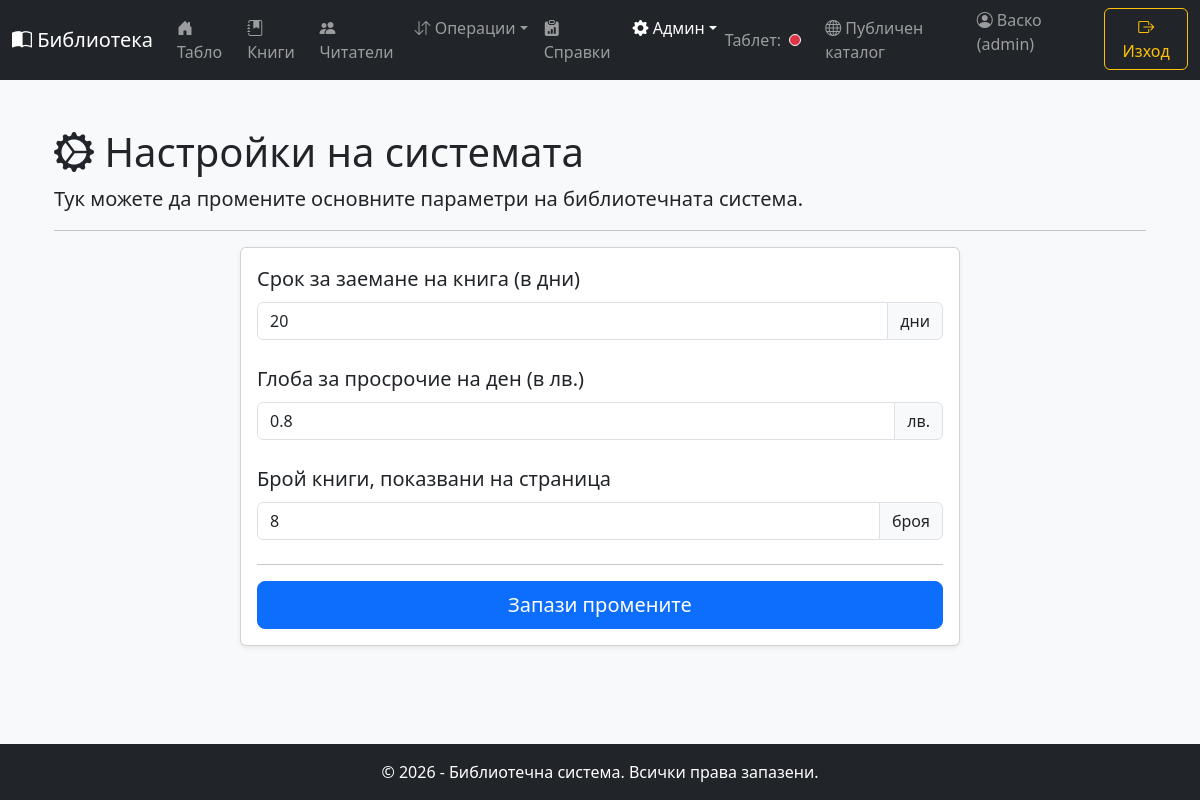
The page /settings (signed in) on the database its author committed.
### tables this page shows
CREATE TABLE settings (
                    key TEXT PRIMARY KEY,
                    value TEXT NOT NULL,
                    description TEXT
                );

### application/routes_settings.py (the view, shortened to what this page needs)
@settings_bp.route('/settings', methods=['GET', 'POST'])
@admin_required
def settings_page():
    conn = get_db()
    settings_data = conn.execute("SELECT key, value, description FROM settings").fetchall()
    settings = {row['key']: row for row in settings_data}
    return render_template('settings.html', settings=settings)

### application/utils.py (called while the page is built)
def admin_required(f):
    @wraps(f)
    def decorated_function(*args, **kwargs):
        if 'user_id' not in session:
            return redirect(url_for('auth.login_page'))
        if session.get('role') != 'admin':
            flash('Нямате необходимите права за достъп до тази страница.', 'danger')
            return redirect(url_for('main.index'))
        return f(*args, **kwargs)
    return decorated_function

### application/templates/settings.html (shortened to what this page needs)
{% extends "base.html" %}
{% block content %}
<div class="container mt-4">
    <h1><i class="bi bi-gear-wide-connected"></i> Настройки на системата</h1>
    <p class="lead">Тук можете да промените основните параметри на библиотечната система.</p>
    <hr>
    <div class="row">
        <div class="col-lg-8 offset-lg-2">
            <div class="card shadow-sm">
                <div class="card-body">
                    <form action="{{ url_for('settings.settings_page') }}" method="post">
                        <div class="mb-4">
                            <label for="borrow_period" class="form-label fs-5">{{ settings.borrow_period.description }}</label>
                            <div class="input-group">
                                <input type="number" class="form-control" id="borrow_period" name="borrow_period" value="{{ settings.borrow_period.value }}" min="1">
                                <span class="input-group-text">дни</span>
                            </div>
                        </div>
                        <div class="mb-4">
                            <label for="fine_per_day" class="form-label fs-5">{{ settings.fine_per_day.description }}</label>
                            <div class="input-group">
                                <input type="number" class="form-control" id="fine_per_day" name="fine_per_day" value="{{ settings.fine_per_day.value }}" min="0" step="0.01">
                                <span class="input-group-text">лв.</span>
                            </div>
                        </div>
                        <div class="mb-4">
                            <label for="books_per_page" class="form-label fs-5">{{ settings.books_per_page.description }}</label>
                            <div class="input-group">
                                <input type="number" class="form-control" id="books_per_page" name="books_per_page" value="{{ settings.books_per_page.value }}" min="1">
                                <span class="input-group-text">броя</span>
                            </div>
                        </div>
                        <hr>
                        <div class="d-grid">
                            <button type="submit" class="btn btn-primary btn-lg">Запази промените</button>
                        </div>
                    </form>
                </div>
            </div>
        </div>
    </div>
</div>
{% endblock %}

### application/static/app.css (style rules this page uses)
body { display: flex; flex-direction: column; min-height: 100vh; background-color: #f8f9fa; }

### rows shown on the page
settings: borrow_period.description "Срок за заемане на книга (в дни)", borrow_period "20"
settings: fine_per_day.description "Глоба за просрочие на ден (в лв.)", fine_per_day "0.8"
settings: books_per_page.description "Брой книги, показвани на страница", books_per_page "8"

### other values the page prints
{{ session.username }} "Васко"
{{ session.role }} "admin"
